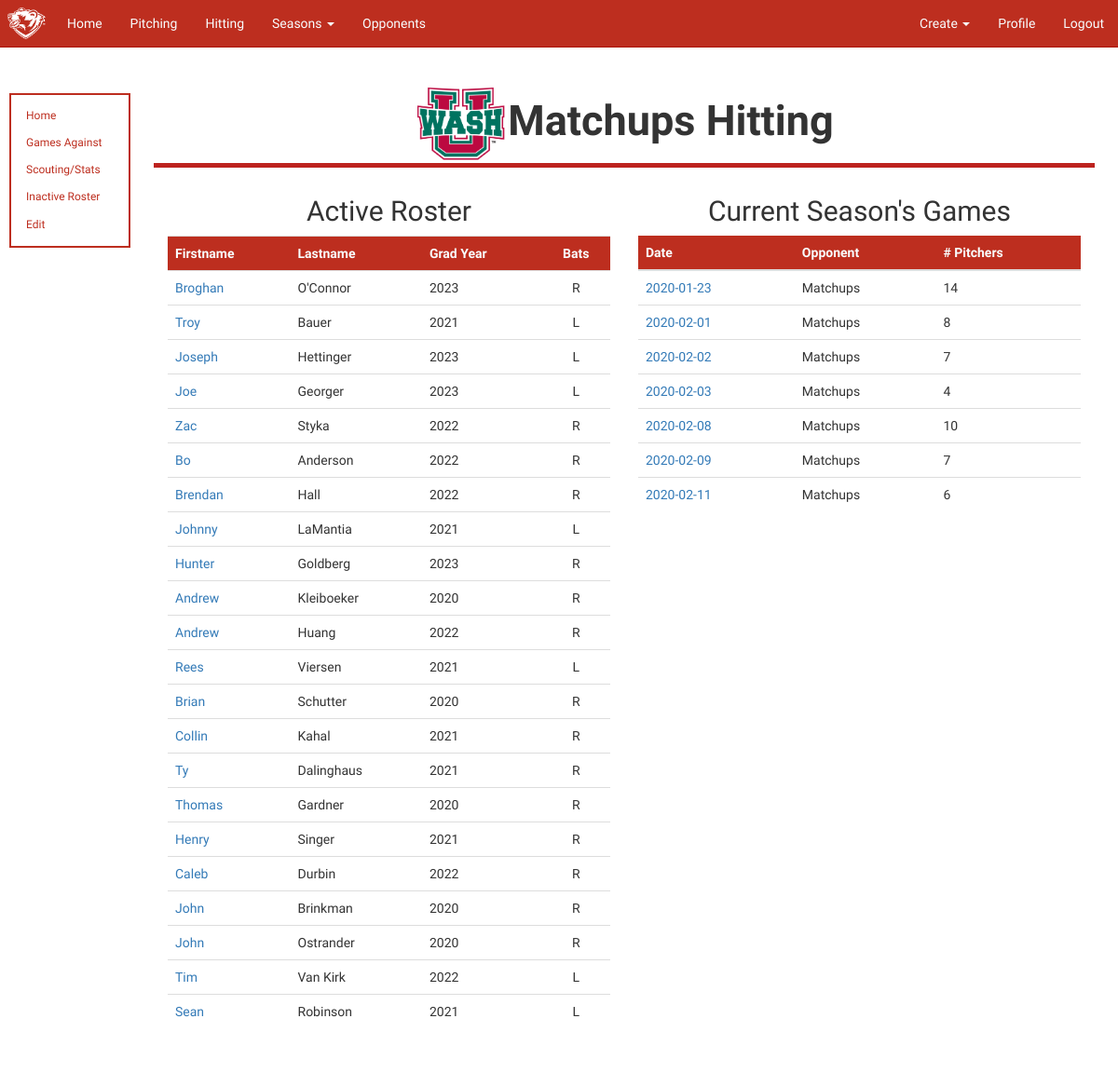
Page /opponent/1 (signed in) on the earlier database version.
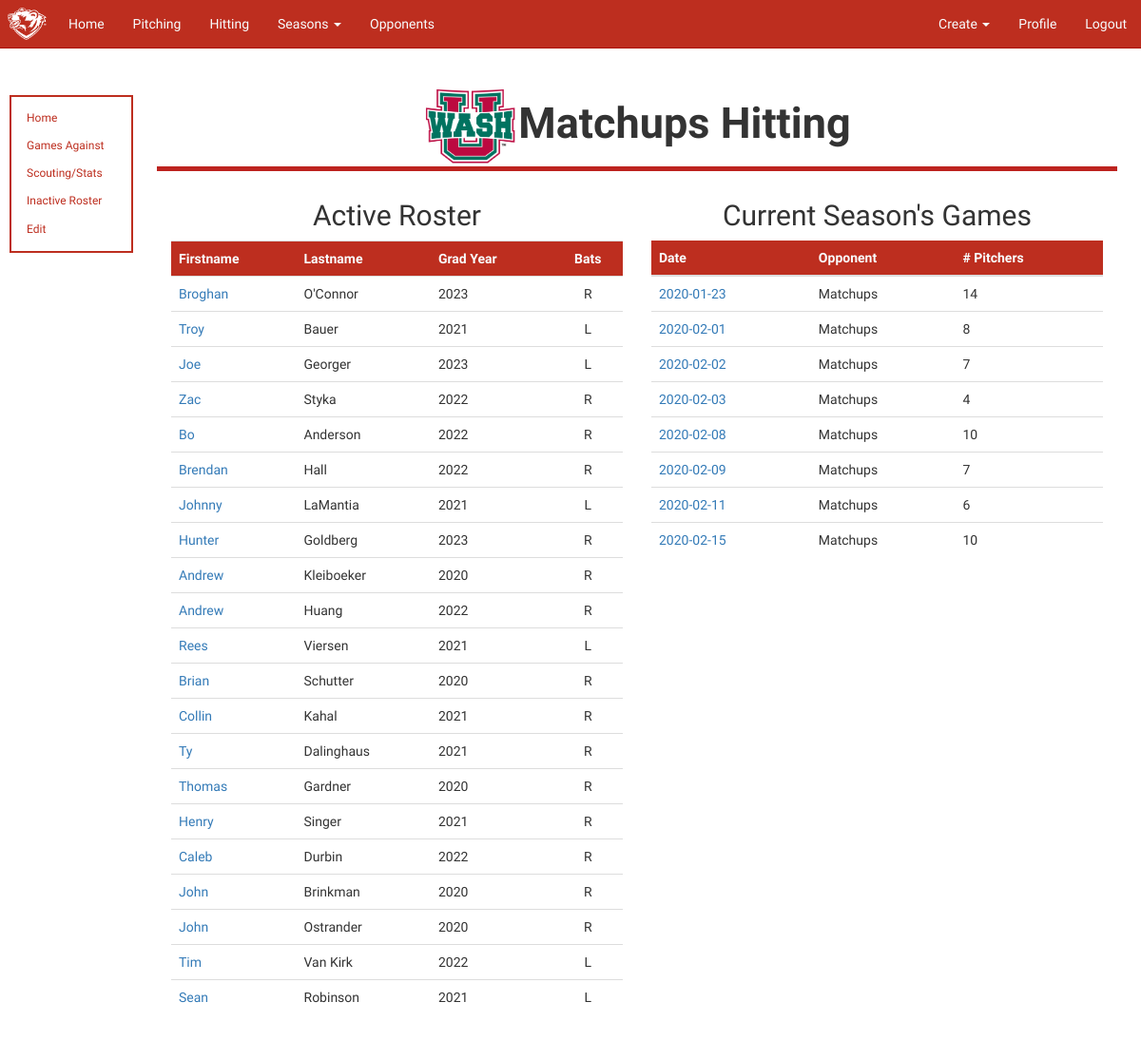
Same page on the later database version.
### app/models.py (models this page shows, shortened)
class Opponent(db.Model):
    id = db.Column(db.Integer, primary_key=True)
    name = db.Column(db.String(64), index=True)
    outings = db.relationship('Outing', backref='opponent', lazy='dynamic')
    batters = db.relationship('Batter', backref='opponent', lazy='dynamic')
    games = db.relationship('Game', backref='opponent', lazy='dynamic')
    def __repr__(self):
        return self.name

class Batter(db.Model):
    id = db.Column(db.Integer, primary_key=True)
    firstname = db.Column(db.String(64))
    lastname = db.Column(db.String(64))
    short_name = db.Column(db.String(8), index=True)
    bats = db.Column(db.String(8), index=True)
    grad_year = db.Column(db.String(8), index=True)
    opponent_id = db.Column(
        db.Integer,
        db.ForeignKey('opponent.id'),
        index=True)
    retired = db.Column(db.Boolean, index=True)
    at_bats = db.relationship('AtBat', backref='batter', lazy='dynamic')

class Game(db.Model):
    id = db.Column(db.Integer, primary_key=True)
    date = db.Column(db.Date, index=True)
    opponent_id = db.Column(db.Integer,
                            db.ForeignKey('opponent.id'),
                            index=True)
    season_id = db.Column(db.Integer, db.ForeignKey('season.id'), index=True)
    outings = db.relationship('Outing', backref='game', lazy='dynamic')
    def get_opponent(self):
        opponent = Opponent.query.filter_by(id=self.opponent_id).first()
        return opponent
    def get_num_outings(self):
        count = 0
        for outing in self.outings:
            count += 1
        return count

### app/views/opponent.py (the view)
@opponent.route('/opponent/<id>', methods=['GET', 'POST'])
@login_required
def opponent_home(id):
    opponent = Opponent.query.filter_by(id=id).first()
    if not opponent:
        flash("URL does not exist")
        return redirect(url_for('main.index'))
    return render_template('opponent/opponent_home.html',
                           title=opponent,
                           opponent=opponent)

### app/models.py (called while the page is built)
@login.user_loader
def load_user(id):
    return User.query.get(int(id))

    def __repr__(self):
        return f'{self.semester} {self.year}'

### app/routes.py (called while the page is built)
@app.context_processor
def template_variables():
    return dict(
        current_season=getCurrentSeason(),
        old_seasons=getOldSeasons())

@app.context_processor
def utility_functions():
    def truncate(n, decimals=2):
        """Truncates the passed value to decimal places.

        Arguments :
            n {number} -- Number to be truncated

        Keyword Arguments :
            decimals {int} -- Number of decimal places to truncate to(default : {2})

        Returns :
            [int]-- truncated verison of passed value
        """
        multiplier = 10 ** decimals
        return int(n * multiplier) / multiplier
    return dict(
        truncate=truncate
    )

def getCurrentSeason():
    current_season = Season.query.filter_by(current_season=True).first()
    return current_season

def getOldSeasons():
    old_seasons = Season.query.filter_by(current_season=False).order_by(Season.year).all()
    return old_seasons

### app/templates/opponent/opponent_home.html (shortened to what this page needs)
{% extends "base.html" %}
{% block styles %}
    {{ super() }}
    <link rel="stylesheet" type="text/css" href="{{ url_for('static', filename='css/sidenav.css') }}">
{% endblock %}
{% block app_content %}
    {% include "opponent/opponent_sidenav.html" %}
    <div class="main">
        {% include "opponent/opponent_title.html" %}
        <div class="row">
            <div class="col-xs-12 col-md-6" style="text-align: center;">
                <h2>Active Roster</h2>
                <table class="table sortable_table">
                    <tr class="table-headers">
                        <th class="text-left">Firstname</th>
                        <th class="text-left">Lastname</th>
                        <th class="text-left">Grad Year</th>
                        <th>Bats</th>
                    </tr>
                    {% for batter in opponent.batters %}
                        {% if batter.retired not in [None, "", "1", 1] %}
                            <tr>
                                <td class="text-left"><a href="{{ url_for('batter.batter_home', id=batter.id) }}">{{ batter.firstname }}</a></td>
                                <td class="text-left">{{ batter.lastname }}</td>
                                <td class="text-left">{{ batter.grad_year }}</td>
                                <td>{{ batter.bats }}</td>
                            </tr>
                        {% endif %}
                    {% endfor %}
                </table>
            </div>
            <div class="col-xs-12 col-md-6" style="text-align: center;">
                <h2>Current Season's Games</h2>
                <table class="table sortable_table">
                    <thead>
                        <tr class="table-headers">
                            <th class="text-left">Date</th>
                            <th class="text-left">Opponent</th>
                            <th class="text-left"># Pitchers</th>
                        </tr>
                    </thead>
                    <tbody>
                        {% for game in opponent.games %}
                            {% if game.season_id == current_season.id %}
                            <tr>
                                <td class="text-left"><a href="{{ url_for('game.game_outings', id=game.id) }}">{{ game.date }}</a></td>
                                <td class="text-left">{{ game.get_opponent() }}</td>
                                <td class="text-left">{{ game.get_num_outings() }}</td>
                            </tr>
                            {% endif %}
                        {% endfor %}
                    </tbody>
                </table>
            </div>
        </div>
    </div>
{% endblock %}

### app/templates/base.html (shortened to what this page needs)
{% extends 'bootstrap/base.html' %}
{% block styles %}
    {{ super() }}
    <link rel="stylesheet" type="text/css" href="{{ url_for('static', filename='css/base.css') }}">
{% endblock %}
{% block navbar %}
<nav class="navbar navbar-default navbar-fixed-top">
    <div class="container-fluid">
      <div class="navbar-header">
        <a class='navbar-brand' href="{{ url_for('main.index') }}">
            <img alt='Brand' src="{{ url_for('static', filename='images/Bear_Head.png') }}">
        </a>
      </div>
      <div class="collapse navbar-collapse" id="bs-example-navbar-collapse-1">
        <ul class="nav navbar-nav">
          <li><a href="{{ url_for('main.index') }}">Home</a></li>
          <li><a href="{{ url_for('staff.staff_home') }}">Pitching</a></li>
          <li><a href="{{ url_for('opponent.opponent_home', id=1) }}">Hitting</a></li>
          <li class="dropdown">
            <a href="#" class="dropdown-toggle" data-toggle="dropdown" role="button" aria-haspopup="true" aria-expanded="false">Seasons <span class="caret"></span></a>
          </li>
          <li><a href="{{ url_for('opponent.all_opponents') }}">Opponents</a></li>
        </ul>
        <ul class="nav navbar-nav navbar-right">
          {% if current_user.is_anonymous %}
          <li><a href="{{ url_for('main.login') }}">Sign In</a></li>
          {% else %}
          {% if current_user.admin %}
          <li class="dropdown">
            <a href="#" class="dropdown-toggle" data-toggle="dropdown" role="button" aria-haspopup="true" aria-expanded="false">Create <span class="caret"></span></a>
          </li>
          {% endif %}
          <li><a href="{{ url_for('main.user', id=current_user.id) }}">Profile</a></li>
          <li><a href="{{ url_for('main.logout') }}">Logout</a></li>
          {% endif %}
        </ul>
      </div>
    </div>
  </nav>
{% endblock %}
{% block content %}
    <div class="container">
        {% block app_content %}{% endblock %}
    </div><br><br><br><br><br><br><br><br>
{% endblock %}

### app/templates/opponent/opponent_sidenav.html
<div class="sidenav">
    <a href="{{ url_for('opponent.opponent_home', id=opponent.id) }}">Home</a>
    <a href="{{ url_for('opponent.opponent_games_results', id=opponent.id) }}">Games Against</a>
    <a href="{{ url_for('opponent.opponent_scouting_stats', opponent_id=opponent.id) }}">Scouting/Stats</a>
    <a href="{{ url_for('opponent.opponent_inactive_hitters', id=opponent.id) }}">Inactive Roster</a>
    {% if current_user.admin %}
        <a href="{{ url_for('opponent.edit_opponent', id=opponent.id) }}">Edit</a>
    {% endif %}
</div>

### app/templates/opponent/opponent_title.html (shortened to what this page needs)
<div class="row">
    <h1 class="page-title"><img class="logos" alt="Team-Logo" src="/static/images/team_logos/{{opponent.id}}.png">{{opponent}} Hitting</h1>
</div>

### app/static/css/base.css (style rules this page uses)
.navbar-default { background-color: #bd2e1f; border-color: #ab1000; font-family: 'Exo', sans-serif; font-weight: 500; position: sticky; }
.navbar-default .navbar-brand { color: #f9feff; padding: 8px; }
.navbar-default .navbar-nav > li > a { color: #f9feff; }
.navbar-default .navbar-collapse, .navbar-default .navbar-form { border-color: #f9feff; }
.navbar-brand img { max-height: 100%; width: auto; }
.container { background-color: white; }
th, td { text-align: center; }
.table-headers { background-color: #bd2e1f; color: #f9feff; }
.main { font-family: 'Exo', sans-serif; font-weight: 500; }

### app/static/css/sidenav.css (style rules this page uses)
.sidenav { width: 130px; position: fixed; z-index: 1; top: 100px; left: 10px; background: white; overflow-x: hidden; padding: 8px 0; font-family: 'Exo', sans-serif; font-weight: 500; border: 2px solid #bd2e1f; }
.sidenav a { padding: 6px 8px 6px 16px; text-decoration: none; font-size: 12px; color: #bd2e1f; display: block; }
.main { margin-left: 140px; padding: 0px 10px; font-family: 'Exo', sans-serif; font-weight: 500; }

### app/templates/opponent/opponent_title.html (style rules this page uses)
.page-title { border-bottom: 5px solid #bd231f; font-size: 45px; font-weight: 600; text-align: center; }
.logos { width: 100px; height: auto; }

Differences in the rows shown:
no longer on this page (row edited): Batter: firstname "Joseph", lastname "Hettinger", grad_year "2023", bats "L"
added Game: date "2020-02-15", get_opponent "Matchups", get_num_outings "10"
